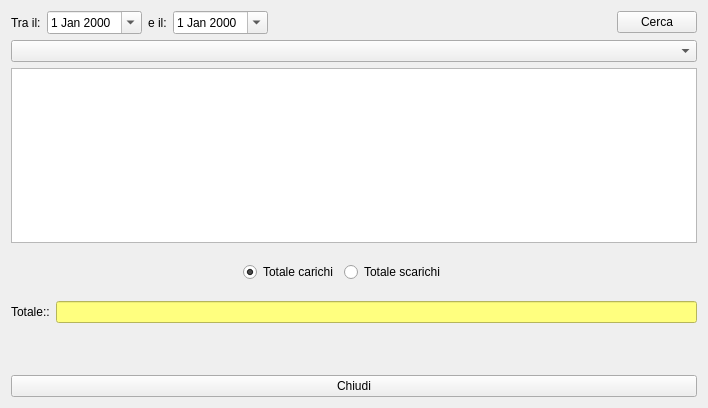
<?xml version="1.0" encoding="UTF-8"?>
<ui version="4.0">
 <class>HLoads</class>
 <widget class="QWidget" name="HLoads">
  <property name="windowModality">
   <enum>Qt::ApplicationModal</enum>
  </property>
  <property name="geometry">
   <rect>
    <x>0</x>
    <y>0</y>
    <width>708</width>
    <height>408</height>
   </rect>
  </property>
  <property name="windowTitle">
   <string>Carichi \ scarichi prodotti</string>
  </property>
  <layout class="QVBoxLayout" name="verticalLayout">
   <item>
    <layout class="QHBoxLayout" name="horizontalLayout">
     <item>
      <widget class="QLabel" name="label">
       <property name="text">
        <string>Tra il:</string>
       </property>
      </widget>
     </item>
     <item>
      <widget class="QDateEdit" name="deFrom">
       <property name="calendarPopup">
        <bool>true</bool>
       </property>
      </widget>
     </item>
     <item>
      <widget class="QLabel" name="label_2">
       <property name="text">
        <string>e il:</string>
       </property>
      </widget>
     </item>
     <item>
      <widget class="QDateEdit" name="deTo">
       <property name="calendarPopup">
        <bool>true</bool>
       </property>
      </widget>
     </item>
     <item>
      <spacer name="horizontalSpacer_3">
       <property name="orientation">
        <enum>Qt::Horizontal</enum>
       </property>
       <property name="sizeHint" stdset="0">
        <size>
         <width>40</width>
         <height>20</height>
        </size>
       </property>
      </spacer>
     </item>
     <item>
      <widget class="QPushButton" name="pbSearch">
       <property name="text">
        <string>Cerca</string>
       </property>
       <property name="icon">
        <iconset resource="icons.qrc">
         <normaloff>:/Resources/Monitoring64.png</normaloff>:/Resources/Monitoring64.png</iconset>
       </property>
      </widget>
     </item>
    </layout>
   </item>
   <item>
    <widget class="QComboBox" name="cbTipi"/>
   </item>
   <item>
    <widget class="QListView" name="lvProducts">
     <property name="editTriggers">
      <set>QAbstractItemView::NoEditTriggers</set>
     </property>
     <property name="selectionBehavior">
      <enum>QAbstractItemView::SelectRows</enum>
     </property>
    </widget>
   </item>
   <item>
    <layout class="QHBoxLayout" name="horizontalLayout_3">
     <item>
      <spacer name="horizontalSpacer">
       <property name="orientation">
        <enum>Qt::Horizontal</enum>
       </property>
       <property name="sizeHint" stdset="0">
        <size>
         <width>40</width>
         <height>20</height>
        </size>
       </property>
      </spacer>
     </item>
     <item>
      <widget class="QRadioButton" name="rbLoads">
       <property name="text">
        <string>Totale carichi</string>
       </property>
       <property name="checked">
        <bool>true</bool>
       </property>
      </widget>
     </item>
     <item>
      <widget class="QRadioButton" name="rbUnloads">
       <property name="text">
        <string>Totale scarichi</string>
       </property>
      </widget>
     </item>
     <item>
      <spacer name="horizontalSpacer_2">
       <property name="orientation">
        <enum>Qt::Horizontal</enum>
       </property>
       <property name="sizeHint" stdset="0">
        <size>
         <width>40</width>
         <height>20</height>
        </size>
       </property>
      </spacer>
     </item>
     <item>
      <spacer name="verticalSpacer">
       <property name="orientation">
        <enum>Qt::Vertical</enum>
       </property>
       <property name="sizeHint" stdset="0">
        <size>
         <width>20</width>
         <height>64</height>
        </size>
       </property>
      </spacer>
     </item>
    </layout>
   </item>
   <item>
    <layout class="QHBoxLayout" name="horizontalLayout_2">
     <item>
      <widget class="QLabel" name="label_3">
       <property name="text">
        <string>Totale::</string>
       </property>
      </widget>
     </item>
     <item>
      <widget class="QLineEdit" name="leAmount">
       <property name="styleSheet">
        <string notr="true">background-color: rgb(255, 255, 127);</string>
       </property>
       <property name="readOnly">
        <bool>true</bool>
       </property>
      </widget>
     </item>
    </layout>
   </item>
   <item>
    <spacer name="verticalSpacer_2">
     <property name="orientation">
      <enum>Qt::Vertical</enum>
     </property>
     <property name="sizeHint" stdset="0">
      <size>
       <width>20</width>
       <height>63</height>
      </size>
     </property>
    </spacer>
   </item>
   <item>
    <widget class="QPushButton" name="pbClose">
     <property name="text">
      <string>Chiudi</string>
     </property>
     <property name="icon">
      <iconset resource="icons.qrc">
       <normaloff>:/Resources/Actions-window-close-icon.png</normaloff>:/Resources/Actions-window-close-icon.png</iconset>
     </property>
    </widget>
   </item>
  </layout>
 </widget>
 <resources>
  <include location="icons.qrc"/>
 </resources>
 <connections/>
</ui>
